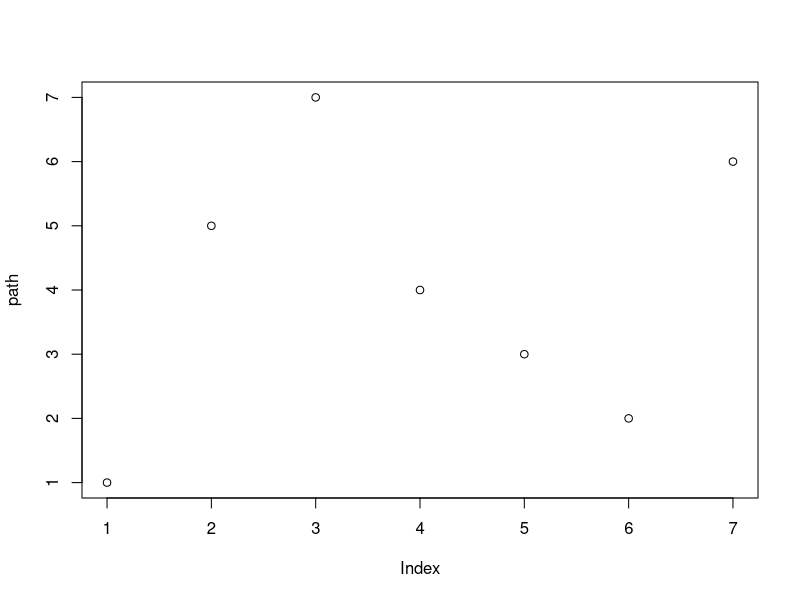

This figure's R source:
#Prep
install.packages("lpSolve")
install.packages("TSP")
install.packages("readxl")
library(lpSolve)
library(readxl)
library(TSP)

#Read in the data
P1<-read_excel("ISA321_Project_P1Matrix.xlsx")

#Need a square matrix to make an atsp object
PriceMatrix<-matrix(c(P1$Chicago,
                      P1$Barcelona,
                      P1$Rome,
                      P1$Athens,
                      P1$Dublin,
                      P1$Paris,
                      P1$London),
                    ncol=7,
                    byrow=FALSE)
PriceMatrix #Looks good


#Create the ATSP object
P1atsp<-as.ATSP(PriceMatrix)

MinCost<-solve_TSP(P1atsp,method="two_opt")
MinCost

path <- cut_tour(MinCost, 1, exclude_cut = FALSE)
head(labels(path))
tail(labels(path))

plot(path)

?cut_tour
